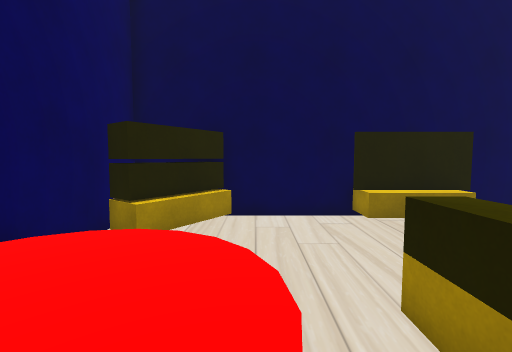
[1] (above)

16 first-person views from a walk through a 3-D level made in the Unity game engine. The camera is 1.5 m above the floor, tilts 4° down and sees 90° across. The floor is counted in squares, 0.88 m on a side. Each view is taken from the middle of a square. On the plan, view 1 faces up. The plan holds only what a view shows up to about 14 squares ahead; the rest is blank. The player is left out.

[2]
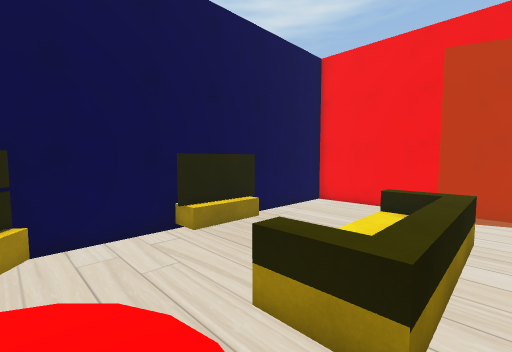

[3]
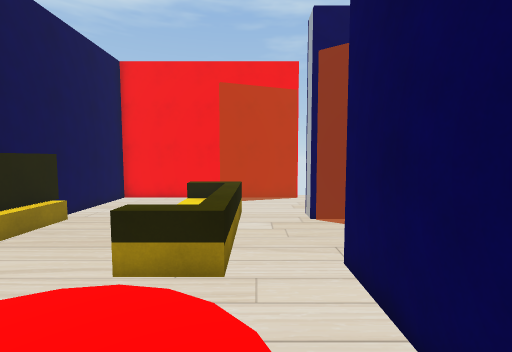

[4]
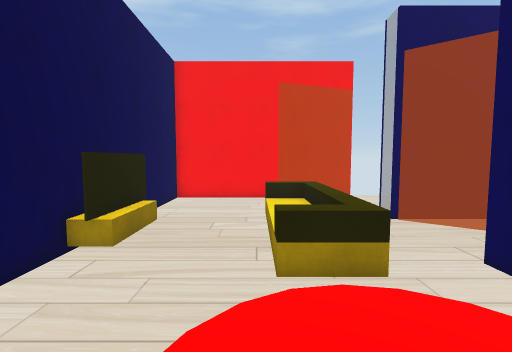

[5]
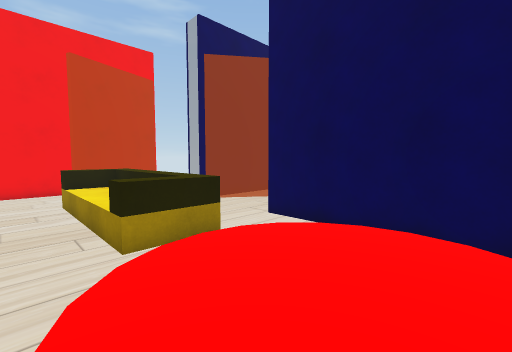

[6]
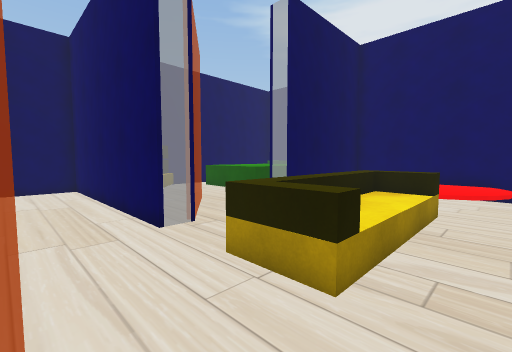

[7]
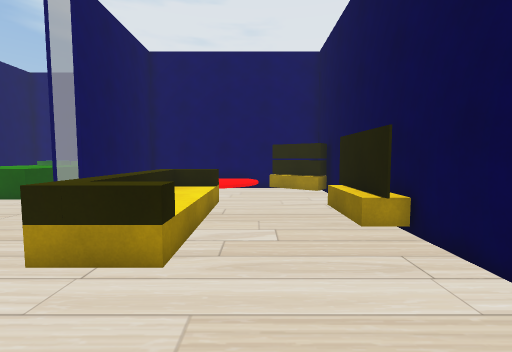

[8]
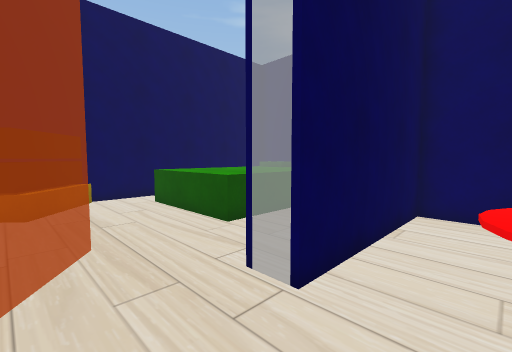

[9]
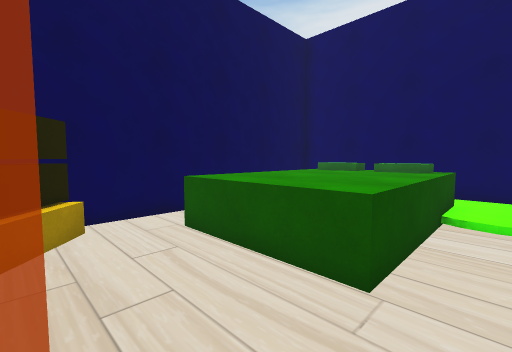

[10]
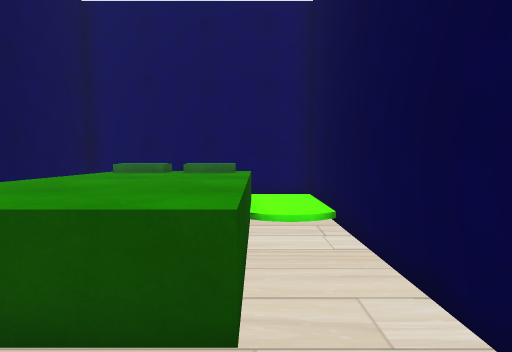

[11]
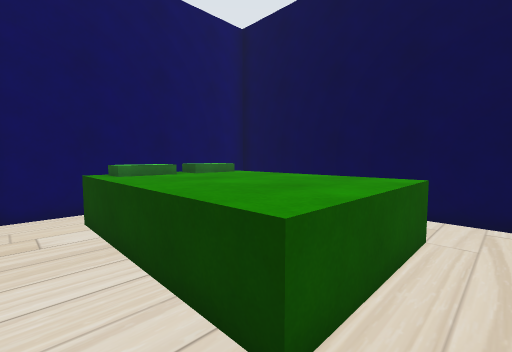

[12]
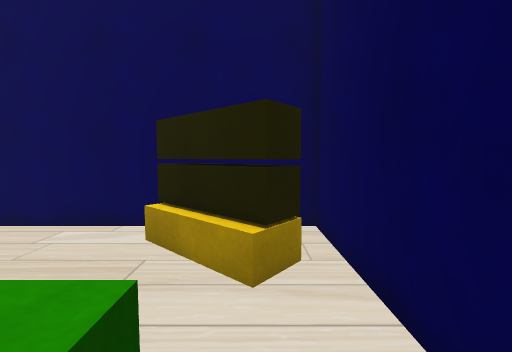

[13]
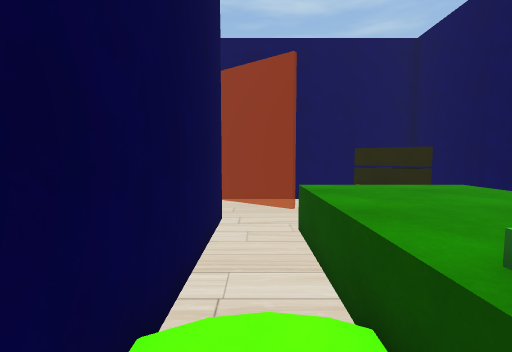

[14]
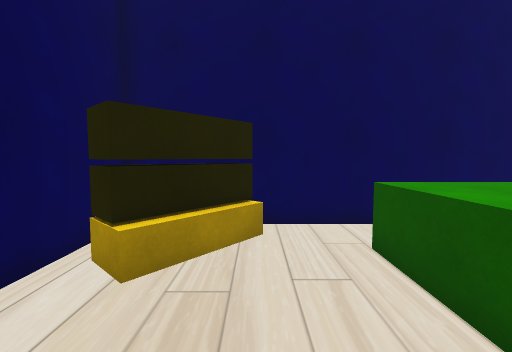

[15]
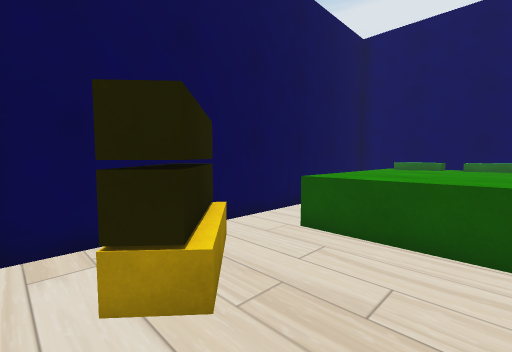

[16]
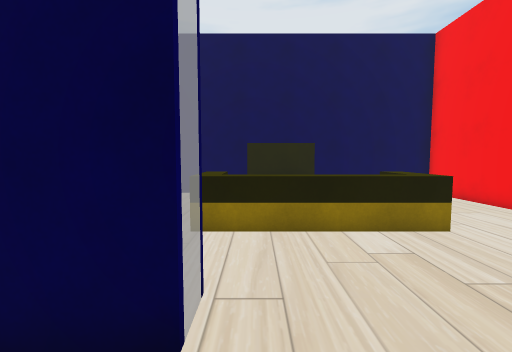

### Floor plan
Key: @ floor where view 1 was taken; # wall or solid block; . main floor; : floor 0.25 m higher than the main floor; + floor 0.5 m higher than the main floor; / step, stairs or slope; S shelf; F sofa; B bed; O other object.
Columns run from 7 left of view 1 to 12 right of it. Each row starts with its distance up from view 1.
  8    #################
  7    #  S...OOO......#
  6    # SS............#
  5    #SS.............#
  4    #///............#
  3    #+++/...........#
  2    #++++.FFFFFF....#
  1    #+++/.FFFFFF.. .#
  0    #/+/@.......... #
 -1    #.............. #
 -2    #######.........
 -3 ##########...##....
 -4 #:::........ .#....
 -5 #:BBBBBB... ..#...
 -6 # BBBBBBB.....#...
 -7 # BBBBBBB.....#...
 -8 # BBBBBBB...S.#...
 -9 #.BBBBBBB..SS.#...
-10 #.........SS..#...
-11 #.............#...
-12 ##################

Positions as (right, up) in squares from view 1, and headings:
1: (0, 0), facing up
2: (-1, 0), facing up-right
3: (-3, 0), facing right
4: (-3, 3), facing right
5: (-3, 4), facing down-right
6: (10, 4), facing down-left
7: (11, 4), facing left
8: (5, 0), facing down-left
9: (4, -4), facing down-left
10: (3, -5), facing left
11: (2, -11), facing up-left
12: (0, -10), facing right
13: (-6, -4), facing right
14: (3, -5), facing down
15: (6, -6), facing down-left
16: (3, -5), facing up
